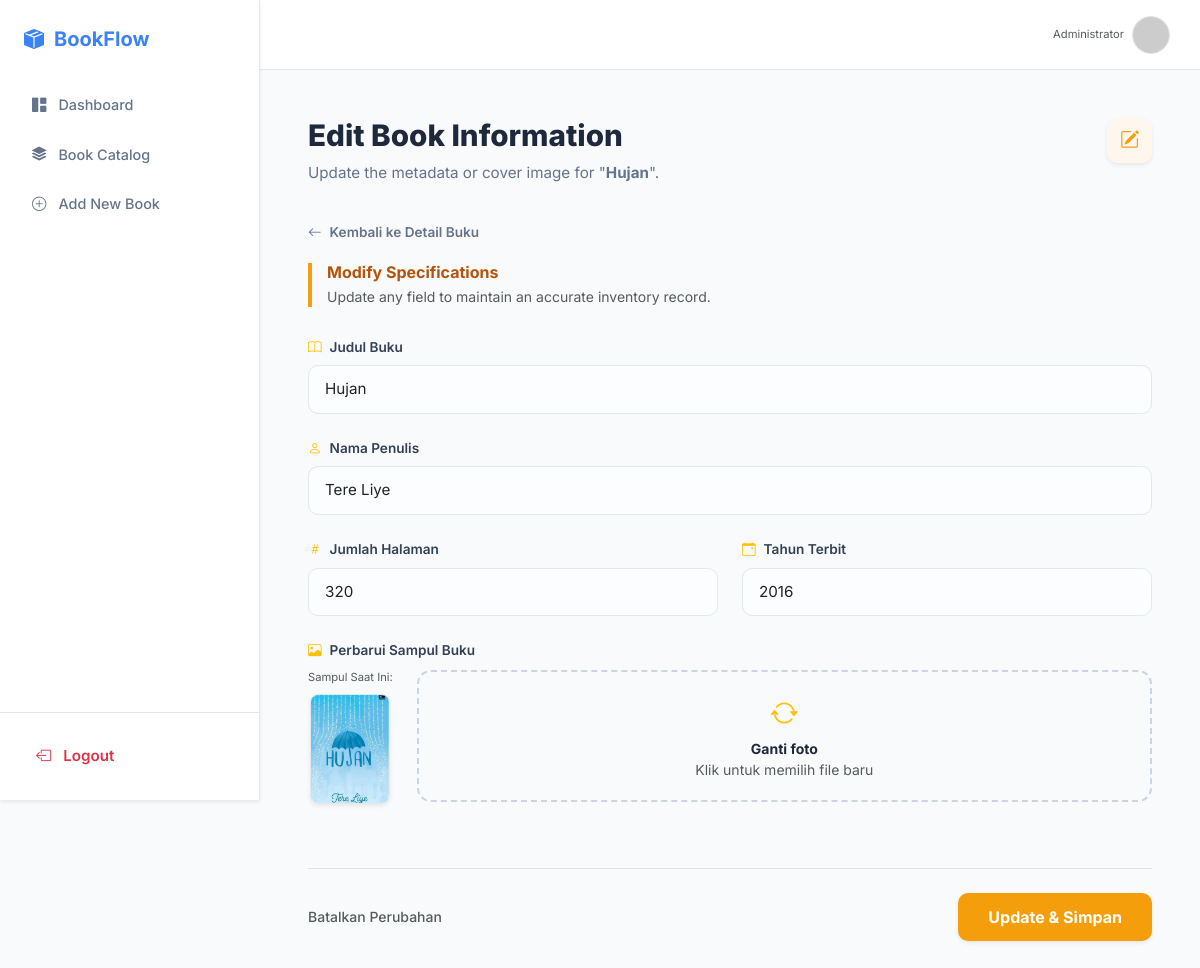
Page /book/9/edit/ on the committed database.
### buku/models.py (models this page shows, shortened)
class Buku(models.Model):
    judul = models.CharField(max_length=255)
    penulis = models.CharField(max_length=255)
    halaman = models.IntegerField()
    tahun_terbit = models.IntegerField()
    sampul_buku = models.ImageField(upload_to='sampul/')

### buku/views.py (the view, shortened to what this page needs)
# urls.py: path('book/<int:pk>/edit/', views.edit_book, name='edit_book'),
def edit_book(request, pk):
    buku = get_object_or_404(Buku, pk=pk)
    return render(request, 'edit_book.html', {'buku': buku})

### buku/templates/edit_book.html (shortened to what this page needs)
{% extends 'base.html' %}
{% block content %}
<div class="d-flex justify-content-between align-items-start mb-2">
    <div>
        <h1 class="page-title">Edit Book Information</h1>
        <p class="page-subtitle">Update the metadata or cover image for "<strong>{{ buku.judul }}</strong>".</p>
    </div>
    <div class="icon-floating shadow-sm">
        <i class="bi bi-pencil-square"></i>
    </div>
</div>
<div class="form-container">
    <a href="{% url 'book_detail' buku.id %}" class="btn-back-top">
        <i class="bi bi-arrow-left"></i> Kembali ke Detail Buku
    </a>
    <form method="POST" enctype="multipart/form-data" action="{% url 'edit_book' buku.id %}">
        <div class="spec-header">
            <h6 class="fw-bold mb-1" style="color: #b45309;">Modify Specifications</h6>
            <p class="text-muted small">Update any field to maintain an accurate inventory record.</p>
        </div>
        <div class="d-flex flex-column gap-4">
            <div>
                <label class="form-label"><i class="bi bi-book text-warning"></i> Judul Buku</label>
                <input type="text" name="judul" class="form-control" value="{{ buku.judul }}" required>
            </div>
            <div>
                <label class="form-label"><i class="bi bi-person text-warning"></i> Nama Penulis</label>
                <input type="text" name="penulis" class="form-control" value="{{ buku.penulis }}" required>
            </div>
            <div class="row g-4">
                <div class="col-md-6">
                    <label class="form-label"><i class="bi bi-hash text-warning"></i> Jumlah Halaman</label>
                    <input type="number" name="halaman" class="form-control" value="{{ buku.halaman }}" required>
                </div>
                <div class="col-md-6">
                    <label class="form-label"><i class="bi bi-calendar-event text-warning"></i> Tahun Terbit</label>
                    <input type="number" name="tahun_terbit" class="form-control" value="{{ buku.tahun_terbit }}" required>
                </div>
            </div>
            <div>
                <label class="form-label"><i class="bi bi-image text-warning"></i> Perbarui Sampul Buku</label>
                <div class="d-flex align-items-center gap-4 mb-3">
                    {% if buku.sampul_buku %}
                    <div class="text-center">
                        <p class="text-muted mb-2" style="font-size: 0.7rem;">Sampul Saat Ini:</p>
                        <img src="{{ buku.sampul_buku.url }}" class="current-img-preview shadow-sm">
                    </div>
                    {% endif %}
                    <div class="upload-box flex-grow-1" onclick="document.getElementById('sampul_buku').click();">
                        <i class="bi bi-arrow-repeat text-warning fs-3 mb-1 d-block"></i>
                        <span class="d-block fw-bold small" id="file-name-text">Ganti foto</span>
                        <p class="text-muted small mb-0">Klik untuk memilih file baru</p>
                    </div>
                </div>
            </div>
            <div class="d-flex justify-content-between align-items-center mt-4 border-top pt-4">
                <a href="{% url 'book_detail' buku.id %}" class="text-decoration-none text-muted fw-medium small">Batalkan Perubahan</a>
                <button type="submit" class="btn btn-save shadow-sm">Update & Simpan</button>
            </div>
        </div>
    </form>
</div>
{% endblock %}

### rows in the picture
Buku: judul "Hujan", penulis "Tere Liye", halaman "320", tahun_terbit "2016", sampul_buku (picture)
